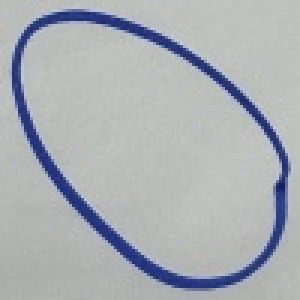
#> input picture circle3/img/1.jpg, 100 x 100 px (shown 3 times larger); its folder holds only this picture in this run
$ python test.py
#> lines starting #> are read from the running program, lines starting #| are printed output that depends on the picture; after the words box and inside, x2 and y2 are one past the last pixel; in counts of white or black regions, pixels touching at a corner belong together
"""判斷圖形是圓還是橢圓的批次腳本

流程:
1. 讀取 img 目錄所有影像
2. 前處理 (灰階 -> 模糊 -> OTSU 閾值)；雙向(黑底白形/白底黑形)取較佳者
3. 擷取最大輪廓
4. 計算:
   - 外接矩形長寬比 (w/h)
   - 橢圓擬合主軸比 (major/minor)
   - 圓形度 circularity = 4πA/P²
5. 依多種指標綜合判斷:
   - axis_ratio = major/minor (或 w/h 輔助)
   - 若 axis_ratio < ratio_thresh 且 circularity > circ_thresh -> Circle
   - 否則 Ellipse
6. 輸出結果於終端並把標記後圖片存到 output

可調參數: ratio_thresh, circ_thresh。
"""

from __future__ import annotations

import os
import math
import argparse
from dataclasses import dataclass
from typing import Tuple, Optional

try:
    import cv2  # type: ignore
    import numpy as np  # type: ignore
except ImportError as e:  # 讓使用者知道需要安裝套件
    print(
        "缺少必要套件: opencv-python 或 numpy，請先安裝後再執行。\n"
        "可執行: pip install -r requirements.txt"
    )
    raise


IMG_DIR = "img"
OUT_DIR = "output"

os.makedirs(OUT_DIR, exist_ok=True)


@dataclass
class ShapeMetrics:
    classification: str
    axis_ratio: float
    bbox_ratio: float
    circularity: float
    area: float
    perimeter: float
    major_axis: float
    minor_axis: float
    ellipse_angle: Optional[float]
    ellipse_area_fit: Optional[float]
    hough_circle: bool = False  # 是否經由 Hough 補救成圓


def preprocess(img_bgr):
    # 灰階 + 高斯模糊
    gray = cv2.cvtColor(img_bgr, cv2.COLOR_BGR2GRAY)
    blur = cv2.GaussianBlur(gray, (3, 3), 0)
    # 自適應二值化
    # th1 = cv2.adaptiveThreshold(
    #     blur, 255, cv2.ADAPTIVE_THRESH_GAUSSIAN_C, cv2.THRESH_BINARY, 11, 2
    # )
    th2 = cv2.adaptiveThreshold(
        blur, 255, cv2.ADAPTIVE_THRESH_GAUSSIAN_C, cv2.THRESH_BINARY_INV, 11, 2
    )
    # cv2.imshow(
    #     "Threshold 1",
    #     cv2.resize(th1, None, fx=2, fy=2, interpolation=cv2.INTER_NEAREST),
    # )
    # 如需觀察閾值效果可解除註解顯示
    # cv2.imshow(
    #     "Threshold 2",
    #     cv2.resize(th2, None, fx=2, fy=2, interpolation=cv2.INTER_NEAREST),
    # )
    # cv2.waitKey(0)
    # cv2.destroyAllWindows()
    # 侵蝕操作 (可選, 視圖形特性而定)
    kernel_erode = cv2.getStructuringElement(cv2.MORPH_ELLIPSE, (3, 3))
    # th1 = cv2.erode(th1, kernel_erode, iterations=1)
    th2 = cv2.erode(th2, kernel_erode, iterations=1)

    # 選擇連通區最大輪廓面積較大的那個版本
    def largest_area(th):
        cnts, _ = cv2.findContours(th, cv2.RETR_EXTERNAL, cv2.CHAIN_APPROX_SIMPLE)
        if not cnts:
            return 0
        return max(cv2.contourArea(c) for c in cnts)

    # 簡單形態學平滑 (避免破洞)
    kernel = cv2.getStructuringElement(cv2.MORPH_ELLIPSE, (5, 5))
    morph = cv2.morphologyEx(th2, cv2.MORPH_CLOSE, kernel, iterations=2)
    return morph


def repair_mask(bin_img: np.ndarray) -> np.ndarray:
    """修補有缺口 / 斷線輪廓。
    步驟:
    1. 膨脹 + 閉運算: 橋接小裂縫
    2. 合併所有輪廓 (填滿)
    3. 孔洞填補: floodFill 外背景後取反
    """
    work = bin_img.copy()
    h, w = work.shape
    k = max(3, int(min(h, w) * 0.02))
    if k % 2 == 0:
        k += 1
    k_ell = cv2.getStructuringElement(cv2.MORPH_ELLIPSE, (k, k))
    work = cv2.dilate(work, k_ell, iterations=1)
    work = cv2.morphologyEx(work, cv2.MORPH_CLOSE, k_ell, iterations=1)
    cnts, _ = cv2.findContours(work, cv2.RETR_EXTERNAL, cv2.CHAIN_APPROX_SIMPLE)
    merged = np.zeros_like(work)
    cv2.drawContours(merged, cnts, -1, 255, thickness=cv2.FILLED)
    flood = merged.copy()
    mask = np.zeros((h + 2, w + 2), np.uint8)
    cv2.floodFill(flood, mask, (0, 0), 128)
    flood[flood != 128] = 255
    flood[flood == 128] = 0
    return flood


def find_main_contour(bin_img):
    cnts, _ = cv2.findContours(bin_img, cv2.RETR_EXTERNAL, cv2.CHAIN_APPROX_NONE)
    if not cnts:
        return None
    # 過濾太小的
    cnts = [c for c in cnts if cv2.contourArea(c) > 50]
    if not cnts:
        return None
    return max(cnts, key=cv2.contourArea)


def classify_contour(
    contour,
    ratio_thresh=1.15,
    circ_thresh=0.75,
    area_fit_tol=0.20,
) -> ShapeMetrics:
    area = cv2.contourArea(contour)
    perimeter = cv2.arcLength(contour, True)
    circularity = 0.0
    if perimeter > 0:
        circularity = 4 * math.pi * area / (perimeter * perimeter)

    x, y, w, h = cv2.boundingRect(contour)
    bbox_ratio = max(w, h) / (min(w, h) + 1e-6)

    major_axis = minor_axis = ellipse_angle = None
    ellipse_area_fit = None
    axis_ratio = bbox_ratio
    if len(contour) >= 5:  # fitEllipse 要求 >=5 點
        (cx, cy), (MA, ma), angle = cv2.fitEllipse(contour)
        # MA: 長軸, ma: 短軸
        major_axis, minor_axis = max(MA, ma), min(MA, ma)
        axis_ratio = major_axis / (minor_axis + 1e-6)
        ellipse_angle = angle
        ellipse_area = math.pi * major_axis * minor_axis / 4.0
        if ellipse_area > 0:
            ellipse_area_fit = area / ellipse_area
    else:
        major_axis = float(max(w, h))
        minor_axis = float(min(w, h))

    # 綜合判斷: 軸比接近 1 且圓形度高 -> 圓
    classification = "Ellipse"
    if axis_ratio < ratio_thresh:
        cond_circ = circularity >= circ_thresh
        cond_fit = (
            ellipse_area_fit is not None and abs(1 - ellipse_area_fit) <= area_fit_tol
        )
        if cond_circ or cond_fit:
            classification = "Circle"

    return ShapeMetrics(
        classification,
        axis_ratio,
        bbox_ratio,
        circularity,
        area,
        perimeter,
        float(major_axis),
        float(minor_axis),
        ellipse_angle,
        ellipse_area_fit,
    )


def annotate_and_save(img, contour, metrics: ShapeMetrics, out_path: str):
    vis = img.copy()
    color = (0, 255, 0) if metrics.classification == "Circle" else (0, 165, 255)
    cv2.drawContours(vis, [contour], -1, color, 2)
    # 畫擬合橢圓
    if len(contour) >= 5:
        ellipse = cv2.fitEllipse(contour)
        cv2.ellipse(vis, ellipse, (255, 0, 0), 1)
    fit_txt = (
        f" fit={metrics.ellipse_area_fit:.2f}"
        if metrics.ellipse_area_fit is not None
        else ""
    )
    text = (
        f"{metrics.classification} r={metrics.axis_ratio:.3f} circ={metrics.circularity:.3f}"
        f" a={metrics.major_axis:.1f}/{metrics.minor_axis:.1f} bbox={metrics.bbox_ratio:.3f}{fit_txt}"
    )
    cv2.putText(
        vis, text, (10, 30), cv2.FONT_HERSHEY_SIMPLEX, 0.3, color, 2, cv2.LINE_AA
    )
    cv2.imwrite(out_path, vis)


def process_image(
    path: str,
    ratio_thresh=1.15,
    circ_thresh=0.75,
    area_fit_tol=0.20,
    repair: bool = False,
    use_hough: bool = False,
    circle_by_hough_only: bool = False,
) -> Optional[ShapeMetrics]:
    img = cv2.imread(path)
    if img is None:
        print(f"[WARN] 無法讀取: {path}")
        return None
    bin_img = preprocess(img)
    if repair:
        bin_img = repair_mask(bin_img)
    contour = find_main_contour(bin_img)
    if contour is None:
        print(f"[WARN] 找不到形狀: {os.path.basename(path)}")
        return None
    metrics = classify_contour(contour, ratio_thresh, circ_thresh, area_fit_tol)

    # 若使用 Hough 且仍為 Ellipse，嘗試用 HoughCircles 補救破碎圓
    if use_hough and metrics.classification == "Ellipse":
        gray = cv2.cvtColor(img, cv2.COLOR_BGR2GRAY)
        blur = cv2.medianBlur(gray, 5)
        rows = gray.shape[0]
        min_r = int(min(gray.shape[:2]) * 0.15)
        max_r = int(min(gray.shape[:2]) * 0.60)
        circles = cv2.HoughCircles(
            blur,
            cv2.HOUGH_GRADIENT,
            dp=1.2,
            minDist=rows / 3,
            param1=120,
            param2=25,
            minRadius=min_r,
            maxRadius=max_r,
        )
        if circles is not None and metrics.axis_ratio < 1.3:
            metrics.classification = "Circle"
            metrics.hough_circle = True

    # 特殊模式: 僅當 Hough 偵測到才算 Circle，其餘一律視為 Ellipse
    if circle_by_hough_only and not metrics.hough_circle:
        metrics.classification = "Ellipse"
    out_name = os.path.splitext(os.path.basename(path))[0] + "_annotated.jpg"
    annotate_and_save(img, contour, metrics, os.path.join(OUT_DIR, out_name))
    return metrics


def parse_args():
    import argparse

    parser = argparse.ArgumentParser(description="Circle / Ellipse 分類")
    parser.add_argument(
        "--ratio", type=float, default=1.15, help="軸比閾值 (預設: 1.15)"
    )
    parser.add_argument(
        "--circ", type=float, default=0.75, help="圓形度閾值 (預設: 0.75)"
    )
    parser.add_argument(
        "--fit_tol",
        type=float,
        default=0.20,
        help="擬合面積允收差 |1-fit| (預設: 0.20)",
    )
    parser.add_argument("--repair", action="store_true", help="啟用輪廓修補")
    # 預設啟用 Hough，可用 --no-hough 關閉
    parser.add_argument(
        "--hough", dest="hough", action="store_true", help="啟用 Hough 輔助 (預設: 開)"
    )
    parser.add_argument(
        "--no-hough", dest="hough", action="store_false", help="停用 Hough 輔助"
    )
    # 預設啟用 only-by-hough，可用 --no-circle_by_hough_only 關閉
    parser.add_argument(
        "--circle_by_hough_only",
        dest="circle_by_hough_only",
        action="store_true",
        help="只有 Hough 偵測才標 Circle (預設: 開)",
    )
    parser.add_argument(
        "--no-circle_by_hough_only",
        dest="circle_by_hough_only",
        action="store_false",
        help="允許幾何規則直接判 Circle",
    )
    parser.set_defaults(hough=True, circle_by_hough_only=True)
    return parser.parse_args()


def main():
    args = parse_args()
    files = [
        f
        for f in os.listdir(IMG_DIR)
        if f.lower().endswith((".jpg", ".jpeg", ".png", ".bmp"))
    ]
    files.sort()
    if not files:
        print("img 資料夾沒有影像。")
        return
    print("檔名, 判斷, 軸比(ellipse), 外接框比, 圓形度, 面積, 周長, 擬合面積比, Hough")
    for f in files:
        full = os.path.join(IMG_DIR, f)
        metrics = process_image(
            full,
            ratio_thresh=args.ratio,
            circ_thresh=args.circ,
            area_fit_tol=args.fit_tol,
            repair=args.repair,
            use_hough=args.hough,
            circle_by_hough_only=args.circle_by_hough_only,
        )
#> in process_image, img is the input picture: shape (100, 100, 3); mean B, G, R 180.4, 175.2, 171.2
#> in preprocess, `gray = cv2.cvtColor(img_bgr, cv2.COLOR_BGR2GRAY)`:
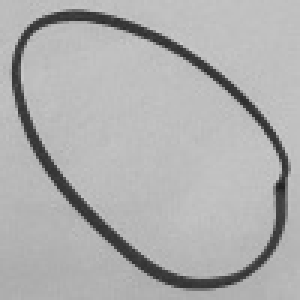
#> gray: shape (100, 100) (shown 3 times larger); min 33, max 205, mean 174.6
#> in preprocess, `blur = cv2.GaussianBlur(gray, (3, 3), 0)`:
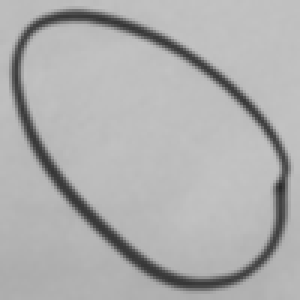
#> blur: shape (100, 100) (shown 3 times larger); min 40, max 195, mean 174.6
#> in preprocess, `th2 = cv2.adaptiveThreshold( blur, 255, cv2.ADAPTIVE_THRESH_GAUSSIAN_C..`:
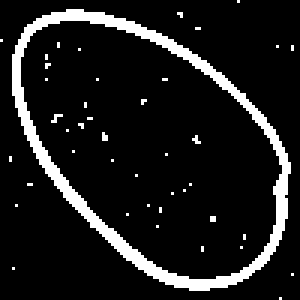
#> th2: shape (100, 100) (shown 3 times larger); 10.8% white; 43 white regions (42 under 20 px), largest, box (x1, y1, x2, y2) and area: (4, 3, 97, 97) 999
#> in preprocess, `th2 = cv2.erode(th2, kernel_erode, iterations=1)`:
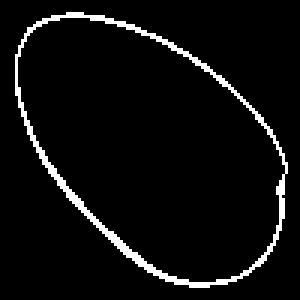
#> th2: shape (100, 100) (shown 3 times larger); 5.1% white in thin lines or dots, all inside (x1, y1, x2, y2) = (5, 4, 96, 96)
#> in preprocess, `morph = cv2.morphologyEx(th2, cv2.MORPH_CLOSE, kernel, iterations=2)`:
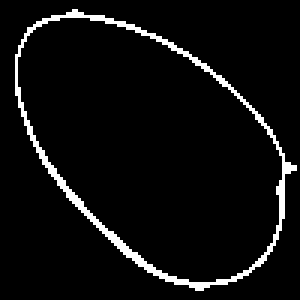
#> morph: shape (100, 100) (shown 3 times larger); 5.3% white in thin lines or dots, all inside (x1, y1, x2, y2) = (5, 3, 99, 97)
#> in find_main_contour, `cnts, _ = cv2.findContours(bin_img, cv2.RETR_EXTERNAL, cv2.CHAIN_APPRO..`: cnts = 1 contour; box (x1, y1, x2, y2) and area: (5, 3, 99, 97) 5596
#> in process_image, `contour = find_main_contour(bin_img)`: contour = contour of 251 points, box (x1, y1, x2, y2) (5, 3, 99, 97), area 5596
#> in classify_contour, `area = cv2.contourArea(contour)`: area = 5595.5
#> in classify_contour, `perimeter = cv2.arcLength(contour, True)`: perimeter = 301.1
#> in classify_contour, `circularity = 4 * math.pi * area / (perimeter * perimeter)`: circularity = 0.775
#> in classify_contour, `x, y, w, h = cv2.boundingRect(contour)`: x = 5; y = 3; w = 94
#> in classify_contour, `bbox_ratio = max(w, h) / (min(w, h) + 1e-6)`: bbox_ratio = 1
#> in classify_contour, `(cx, cy), (MA, ma), angle = cv2.fitEllipse(contour)`: cx = 50.8; cy = 49.18; MA = 65.64; ma = 109.9; angle = 134.2
#> in classify_contour, `major_axis, minor_axis = max(MA, ma), min(MA, ma)`: major_axis = 109.9; minor_axis = 65.64
#> in classify_contour, `axis_ratio = major_axis / (minor_axis + 1e-6)`: axis_ratio = 1.67
#> in classify_contour, `ellipse_angle = angle`: ellipse_angle = 134.2
#> in classify_contour, `ellipse_area = math.pi * major_axis * minor_axis / 4.0`: ellipse_area = 5666.8
#> in classify_contour, `ellipse_area_fit = area / ellipse_area`: ellipse_area_fit = 0.987
#> in process_image, `circles = cv2.HoughCircles( blur, cv2.HOUGH_GRADIENT, dp=1.2, minDist=..`: circles = [[61.8, 60.6, 33.96], [58.2, 27, 52.56], [24.6, 24.6, 21.84]]
#> in annotate_and_save, `ellipse = cv2.fitEllipse(contour)`: ellipse = ((50.8, 49.18), (65.64, 109.9), 134.2)
#> in annotate_and_save, `cv2.putText( vis, text, (10, 30), cv2.FONT_HERSHEY_SIMPLEX, 0.3, color..`:
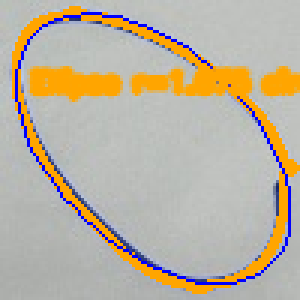
#> vis: shape (100, 100, 3) (shown 3 times larger); mean B, G, R 160.5, 178.2, 188.5
        if metrics:
            fit_val = (
                f"{metrics.ellipse_area_fit:.3f}"
                if metrics.ellipse_area_fit is not None
                else "-"
            )
#> fit_val = '0.987'
            hough_flag = "Y" if metrics.hough_circle else "-"
#> hough_flag = '-'
            print(
                f"{f}, {metrics.classification}, {metrics.axis_ratio:.4f}, {metrics.bbox_ratio:.4f}, "
                f"{metrics.circularity:.4f}, {metrics.area:.1f}, {metrics.perimeter:.2f}, {fit_val}, {hough_flag}"
            )
#| 1.jpg, Ellipse, 1.6748, 1.0000, 0.7755, 5595.5, 301.12, 0.987, -

    print(f"完成。標記後影像已輸出到 {OUT_DIR} 目錄。")


if __name__ == "__main__":
    main()

$ run again, on circle3/img/23.jpg
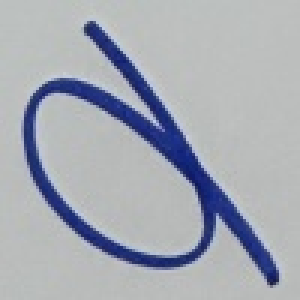
#> input picture circle3/img/23.jpg, 100 x 100 px (shown 3 times larger)
#> in process_image, img is the input picture: shape (100, 100, 3); mean B, G, R 179.7, 170.2, 165.8
#> in preprocess, `th2 = cv2.adaptiveThreshold( blur, 255, cv2.ADAPTIVE_THRESH_GAUSSIAN_C..`:
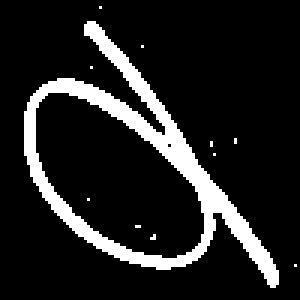
#> th2: shape (100, 100) (shown 3 times larger); 13.2% white; 11 white regions (10 under 20 px), largest, box (x1, y1, x2, y2) and area: (8, 7, 93, 96) 1300
#> morph: shape (100, 100); 9.9% white; 1 white region
#> cnts = 1 contour; box (x1, y1, x2, y2) and area: (9, 8, 92, 95) 2905
#> contour = contour of 262 points, box (x1, y1, x2, y2) (9, 8, 92, 95), area 2905
#> area = 2905
#> perimeter = 321.6
#> circularity = 0.353
#> x = 9; y = 8; w = 83; h = 87
#> bbox_ratio = 1.05
#> cx = 43.71; cy = 56.77; MA = 49.66; ma = 102.5; angle = 138.1
#> major_axis = 102.5; minor_axis = 49.66
#> in classify_contour, `axis_ratio = major_axis / (minor_axis + 1e-6)`: axis_ratio = 2.06
#> ellipse_angle = 138.1
#> ellipse_area = 3997.1
#> ellipse_area_fit = 0.727
#> circles = [[60.6, 34.2, 51], [28.2, 43.8, 21.12]]
#> ellipse = ((43.71, 56.77), (49.66, 102.5), 138.1)
#> in annotate_and_save, `cv2.putText( vis, text, (10, 30), cv2.FONT_HERSHEY_SIMPLEX, 0.3, color..`:
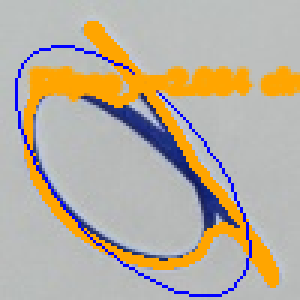
#> vis: shape (100, 100, 3) (shown 3 times larger); mean B, G, R 158.5, 175, 185.8
#> fit_val = '0.727'
#> hough_flag = '-'
#| 23.jpg, Ellipse, 2.0635, 1.0482, 0.3529, 2905.0, 321.65, 0.727, -

$ run again, on circle3/img/24.jpg
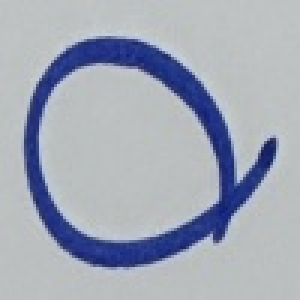
#> input picture circle3/img/24.jpg, 100 x 100 px (shown 3 times larger)
#> in process_image, img is the input picture: shape (100, 100, 3); mean B, G, R 182.8, 168.9, 162.7
#> in preprocess, `th2 = cv2.adaptiveThreshold( blur, 255, cv2.ADAPTIVE_THRESH_GAUSSIAN_C..`:
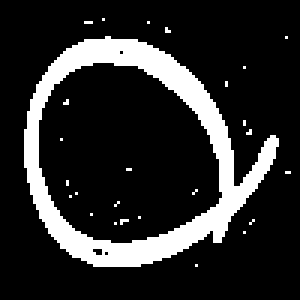
#> th2: shape (100, 100) (shown 3 times larger); 16.6% white; 26 white regions (25 under 20 px), largest, box (x1, y1, x2, y2) and area: (8, 12, 93, 89) 1614
#> morph: shape (100, 100); 12.4% white; 1 white region
#> cnts = 1 contour; box (x1, y1, x2, y2) and area: (9, 13, 92, 88) 4090
#> contour = contour of 237 points, box (x1, y1, x2, y2) (9, 13, 92, 88), area 4090
#> area = 4090.5
#> perimeter = 278.8
#> circularity = 0.661
#> x = 9; y = 13; w = 83; h = 75
#> bbox_ratio = 1.11
#> cx = 44.67; cy = 51.2; MA = 71.01; ma = 78.94; angle = 114.9
#> major_axis = 78.94; minor_axis = 71.01
#> ellipse_angle = 114.9
#> ellipse_area = 4402.6
#> ellipse_area_fit = 0.929
#> cond_circ = False
#> cond_fit = True
#> ellipse = ((44.67, 51.2), (71.01, 78.94), 114.9)
#> in annotate_and_save, `cv2.putText( vis, text, (10, 30), cv2.FONT_HERSHEY_SIMPLEX, 0.3, color..`:
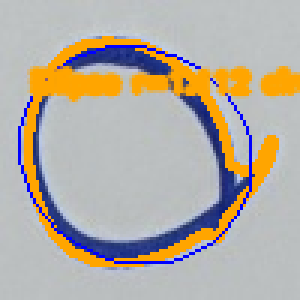
#> vis: shape (100, 100, 3) (shown 3 times larger); mean B, G, R 163.6, 173.8, 181.6
#> fit_val = '0.929'
#> hough_flag = '-'
#| 24.jpg, Ellipse, 1.1116, 1.1067, 0.6611, 4090.5, 278.84, 0.929, -
